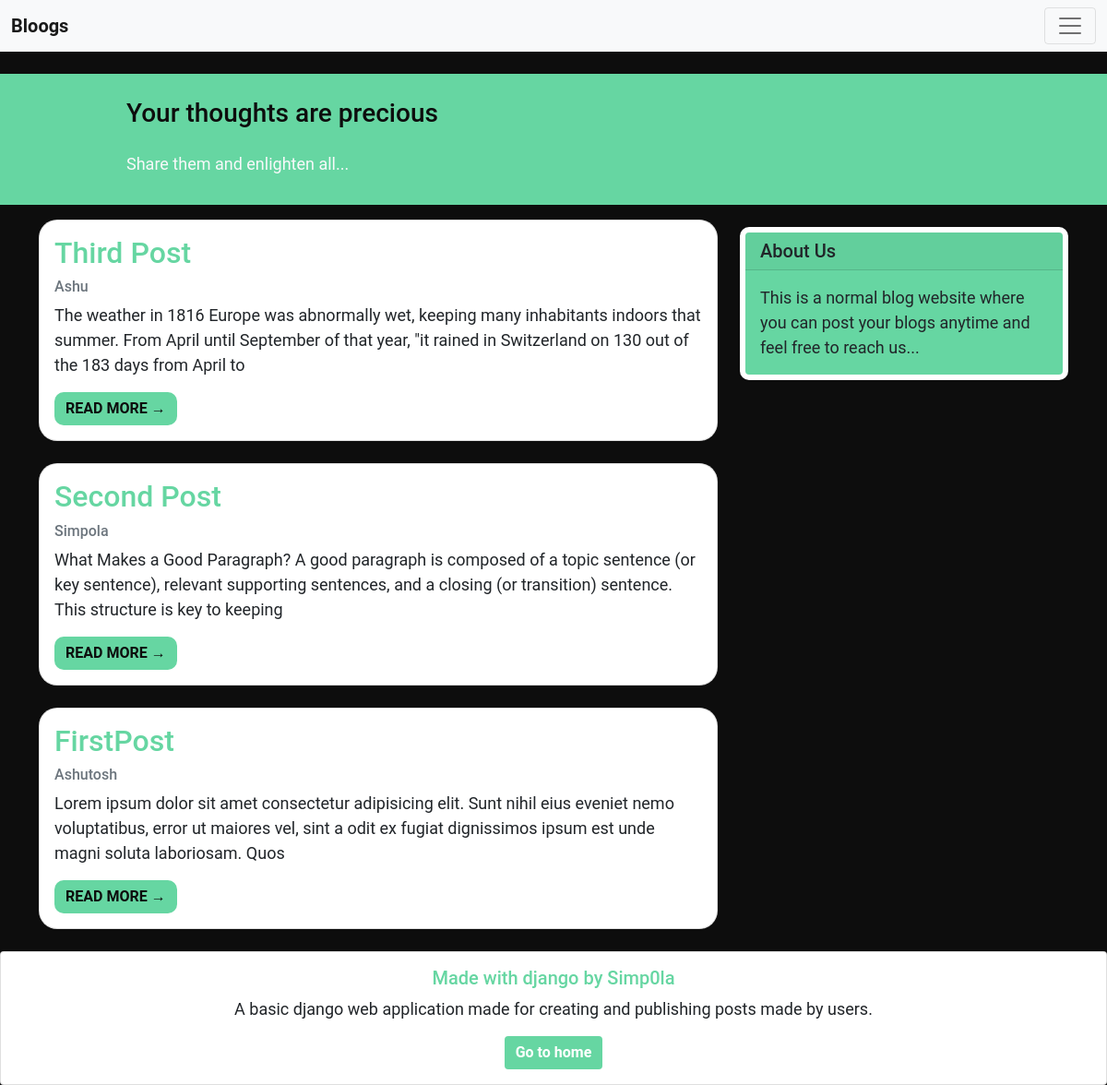
Before: / with the older database file.
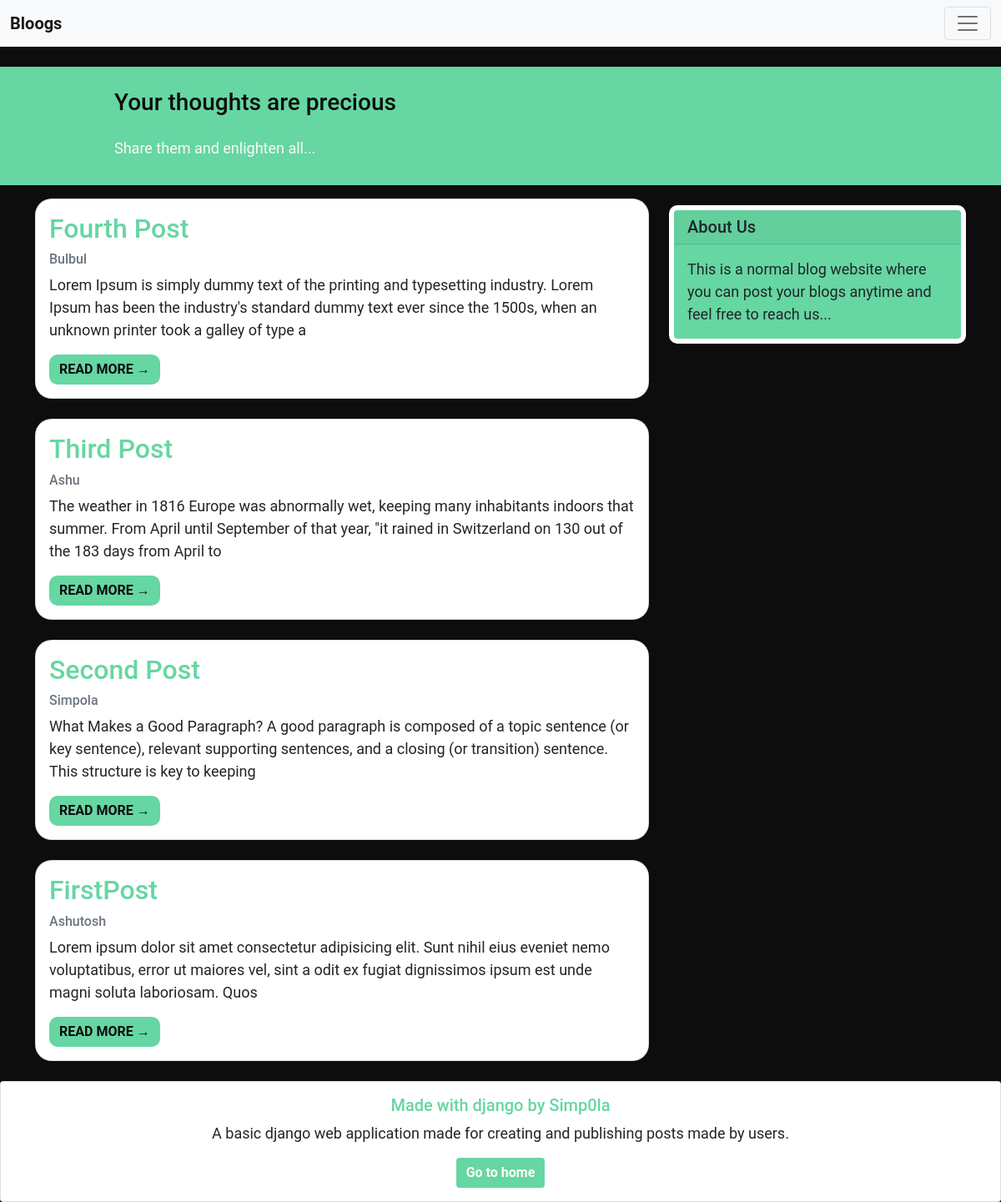
After: the same page with the newer database file.
### blog/models.py (models this page shows, shortened)
class Post(models.Model):
    name = models.CharField('Author Name', max_length=120)
    title = models.CharField(max_length=120, unique=True)
    slug = models.SlugField(max_length=200, unique=True)
    updated_on = models.DateTimeField(auto_now_add=True)
    content = models.TextField()
    created_on = models.DateTimeField(auto_now_add=True)
    status = models.IntegerField(choices=STATUS, default=0)
    class Meta:
        ordering = ['-created_on']

### blog/views.py (the view)
# urls.py: path('', views.PostList.as_view(), name='home'),
class PostList(generic.ListView):
    queryset = Post.objects.filter(status=1).order_by('-created_on')
    template_name = 'index.html'

### templates/index.html (shortened to what this page needs)
{% extends "base.html" %}
{% block content %}
<header class="masthead">
    <div class="container">
        <div class="row">
            <div class=" col-md-8 col-md-10 mx-auto">
                <div class="site-heading">
                    <h3 class=" site-heading my-4 mt-3"> Your thoughts are precious </h3>
                    <p class="text-light">Share them and enlighten all...
                    </p>
                </div>
            </div>
        </div>
    </div>
</header>
<div class="container">
    <div class="row">
        <div class="col-md-8 mt-3 left">
            {% for post in post_list %}
            <div class="card card-post mb-4">
                <div class="card-body">
                    <h2 class="card-title">
                        {{ post.title }}
                    </h2>
                    <p class="card-text text-muted h6">
                        {{ post.name }}
                    </p>
                    <p class="card-text"> {{ post.content|slice:":200" }} </p>
                    <a href="{% url 'post_detail' post.slug %}" class="btn btn-read btn-primary">read more &rarr;</a>
                </div>
            </div>
            {% endfor %}
        </div>
        {% block sidebar %}
        <div class="col-md-4 float-right ">
            <div class="card card-about my-4">
                <h5 class="card-header">About Us</h5>
                <div class="card-body">
                    <p class="card-text">This is a normal blog website where you can post your blogs anytime and feel free to
                        reach us... </p>
                </div>
            </div>
        </div>
        {% endblock sidebar %}
    </div>
</div>
{% endblock %}

### templates/base.html (shortened to what this page needs)
<html>
<head>
    <link href="https://cdn.jsdelivr.net/npm/bootstrap@5.1.3/dist/css/bootstrap.min.css" rel="stylesheet"
>
</head>
<body>
    <nav class="navbar navbar-light bg-light fixed-top">
        <div class="container-fluid">
            <a class="navbar-brand" href={% url 'home' %}><strong>Bloogs</strong></a>
            <button class="navbar-toggler" type="button" data-bs-toggle="offcanvas" data-bs-target="#offcanvasNavbar"
                aria-controls="offcanvasNavbar">
                <span class="navbar-toggler-icon"></span>
            </button>
        </div>
    </nav>
    {% block content %}{% endblock content %}
    <div class="card text-center">
        <div class="card-body">
            <h5 class="card-title">Made with django by Simp0la</h5>
            <p class="card-text">A basic django web application made for creating and publishing posts made by users.</p>
            <a href={% url 'home' %} class="btn btn-primary">Go to home</a>
        </div>
    </div>
</body>
</html>

### templates/base.html (style rules this page uses)
body { font-family: "Roboto", sans-serif; font-size: 17px; background-color: #0d0d0d; }
.masthead { background: #66d6a2; color: black; height: auto; padding-bottom: 15px; padding-top: 10px; }
.btn { background-color: #66d6a2 !important; border: none !important; font-weight: 600; }

### templates/index.html (style rules this page uses)
body { font-family: "Roboto", sans-serif; font-size: 18px; background-color: #0d0d0d; margin-top: 80px; }
.masthead { color: #0d0d0d !important; }
.card-title { color: #66d6a2 !important; }
.card-post { border-radius: 20px !important; transition: 0.3s all ease-in-out; }
.btn-read { border-radius: 10px !important; text-transform: uppercase; color: #0d0d0d; }
.card-about { border: 6px solid white !important; border-radius: 10px !important; background-color: #66d6a2; }

Changed rows visible on the page:
added Post: title "Fourth Post", name "Bulbul", content "Lorem Ipsum is simply dummy text of the printing and typesetting industry. Lorem Ipsum has been the industry's standard dummy text ever since the 1500s, when an unknown printer took a galley of type a"
